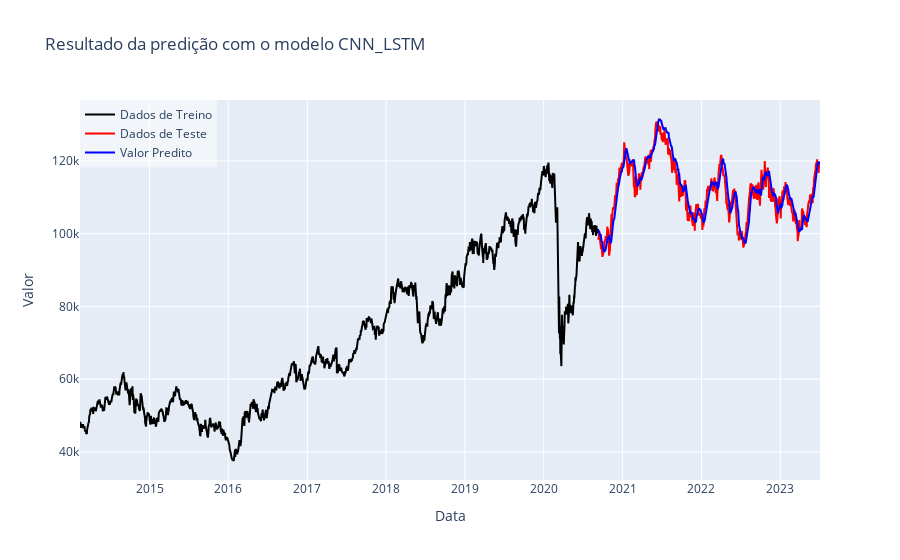

This figure's notebook cell:
### Code cell
import plotly.graph_objects as go

# Cria um gráfico de linha usando o Plotly
fig = go.Figure()

# Adiciona os valores reais ao gráfico
#fig.add_trace(go.Scatter(x=T_test, y=y_test_real, mode='lines', name='Real', line=dict(color='red')))
fig.add_trace(go.Scatter(x=T_train, y=y_train_real, mode='lines',name="Dados de Treino",line=dict(color='black')))
fig.add_trace(go.Scatter(x=T_test, y=y_test_real, mode='lines', name="Dados de Teste", line=dict(color='red')))

# Adiciona os valores preditos ao gráfico
fig.add_trace(go.Scatter(x=T_test, y=y_pred, mode='lines', name='Valor Predito', line=dict(color='blue')))

# Configura o layout do gráfico
fig.update_layout(
    title=f'Resultado da predição com o modelo {model_name}',
    xaxis_title='Data',
    yaxis_title='Valor',
    showlegend=True,
    legend=dict(x=0, y=1, bgcolor='rgba(255, 255, 255, 0.5)')
)

# Exibe o gráfico
fig.show()

### Figure 1 — Plotly figure (JSON) as saved in the notebook; plotly's stock layout.template omitted (floating-point values rounded to 4 significant figures; data arrays with more than 128 entries replaced by an {"elided": "..."} marker saying what was removed)
{"data": [{"line": {"color": "black"}, "mode": "lines", "name": "Dados de Treino", "type": "scatter", "x": {"elided": "1626 str values"}, "y": {"elided": "1626 int values"}}, {"line": {"color": "red"}, "mode": "lines", "name": "Dados de Teste", "type": "scatter", "x": {"elided": "697 str values"}, "y": {"elided": "697 int values"}}, {"line": {"color": "blue"}, "mode": "lines", "name": "Valor Predito", "type": "scatter", "x": {"elided": "697 str values"}, "y": {"elided": "697 float values"}}], "layout": {"legend": {"bgcolor": "rgba(255, 255, 255, 0.5)", "x": 0, "y": 1}, "showlegend": true, "title": {"text": "Resultado da predição com o modelo CNN_LSTM"}, "xaxis": {"title": {"text": "Data"}}, "yaxis": {"title": {"text": "Valor"}}}}
